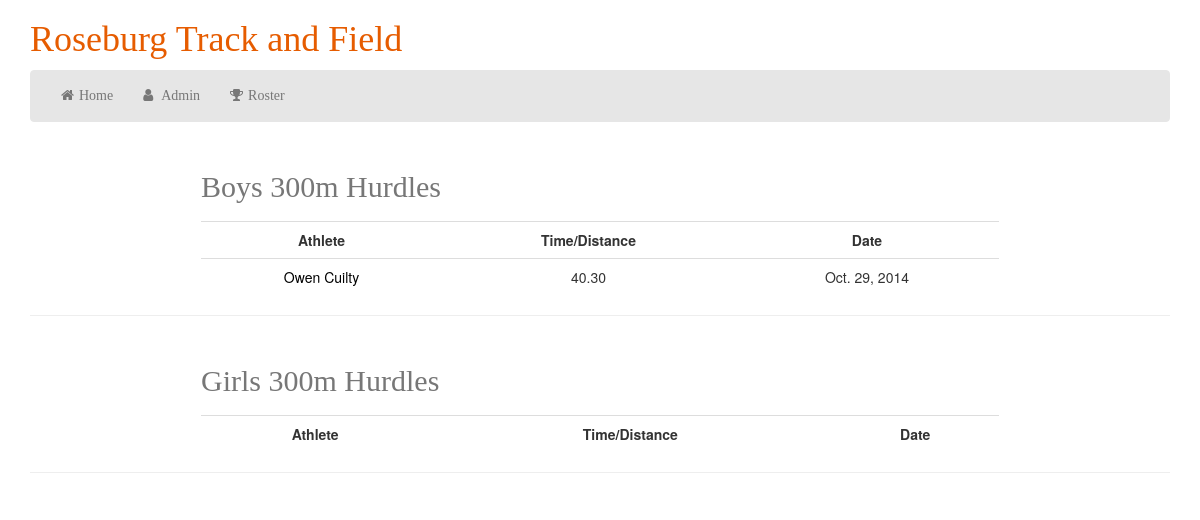
Before: /track/events/13/ with the older database file.
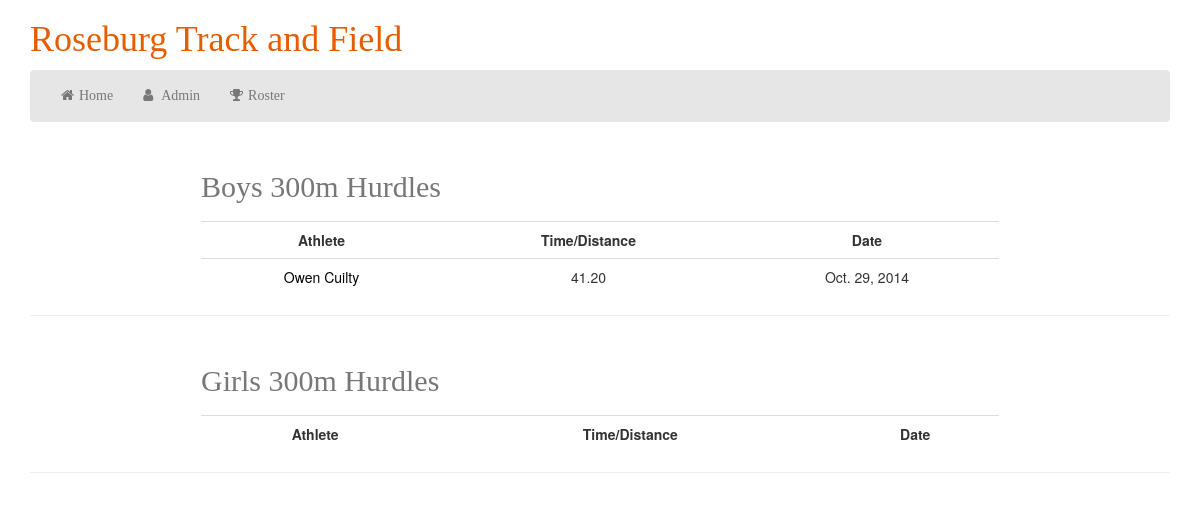
After: the same page with the newer database file.
### track/models.py (models this page shows)
class Record(models.Model):
	event_name = models.ForeignKey(Event, default=1)
	athlete = models.ForeignKey(Athlete, default=1)
	time_dist = models.DecimalField('Time/Distance', decimal_places=2, max_digits=5)
	date = models.DateField()
	class Meta:
		unique_together = ('event_name', 'athlete')

class Athlete(models.Model):
	def __str__(self):
		return (self.first_name + ' ' + self.last_name)
	FRESHMAN = 'FR'
	SOPHOMORE = 'SO'
	JUNIOR = 'JR'
	SENIOR = 'SR'
	CHOICES = (
		(FRESHMAN, 'Freshman'),
		(SOPHOMORE, 'Sophomore'),
		(JUNIOR, 'Junior'),
		(SENIOR, 'Senior'),
	)
	BOY = 'B'
	GIRL = 'G'
	OPTIONS = (
		(BOY, 'Boy'),
		(GIRL, 'Girl'),
	)
	gender = models.CharField(max_length=1, choices=OPTIONS, null=False)
	year = models.CharField(max_length=2, choices=CHOICES, default=FRESHMAN)
	first_name = models.CharField(max_length=20, null=False)
	last_name = models.CharField(max_length=20, null=False)
	class Meta:
		unique_together = ('first_name', 'last_name')

### track/views.py (the view)
# urls.py: url(r'^events/(?P<event_id>\d+)/', views.EventProfile, name='event_profile'),
def EventProfile(request, event_id):
	event_profiles = []
	event_name = (Event.objects.get(pk=event_id)).event_name
	events = Event.objects.filter(event_name=event_name)
	for event in events:
		records = Record.objects.filter(event_name=event.id).order_by('time_dist')
		event_profile = { 'event' : event, 'records' : records }
		event_profiles.append(event_profile)
	return render(request, 'track/event_profile.html', { 'event_profiles' : event_profiles })

### track/templates/track/event_profile.html (shortened to what this page needs)
{% load staticfiles %}
<!DOCTYPE html>
  <html>
    <head>
      <link rel="stylesheet"
      href="http://maxcdn.bootstrapcdn.com/bootstrap/3.2.0/css/bootstrap.min.css">
      <link rel="stylesheet"
      href="//maxcdn.bootstrapcdn.com/font-awesome/4.2.0/css/font-awesome.min.css">
      <link rel="stylesheet" type="text/css" href="{% static 'track/base.css' %}" />
    </head>
  <body>
    <div class="container">
  	  <h1>Roseburg Track and Field</h1>
      <nav class="navbar navbar-default" role="navigation">
        <div class="container-fluid">
          <div>
            <ul class="nav navbar-nav">
              <li><a href="{% url 'track:index' %}"><i class="fa fa-home fa-fw"></i>Home</a></li>
              <li><a href="{% url 'admin:index' %}"><i class="fa fa-user fa-fw"></i>Admin</a></li>
              <li><a href="{% url 'track:athlete_list' %}"><i class="fa fa-trophy fa-fw"></i>Roster</a></li>
            </ul>
          </div>
        </div>
      </nav>
      {% for event_profile in event_profiles %}
        <table class="table">
        <caption>
          <h2>{{ event_profile.event.get_gender_display }} {{event_profile.event.event_name }}</h2>
        </caption>
        <tr>
          <th class="text-center">Athlete</th>
          <th class="text-center">Time/Distance</th>
          <th class="text-center">Date</th>
        {% for record in event_profile.records %}
          <tr>
          <td class="text-center">
            <a href="{% url 'track:athlete_profile' record.athlete.id %}">{{ record.athlete }}</a></td>
          <td class="text-center">{{ record.time_dist }}</td>
          <td class="text-center">{{ record.date }}</td>
        {% endfor %}
        </table>
        <hr>
      {% endfor %}
    </div>
  </body>
</html>

Changed rows visible on the page:
changed Record "Owen Cuilty": time_dist "40.30" → "41.20"
